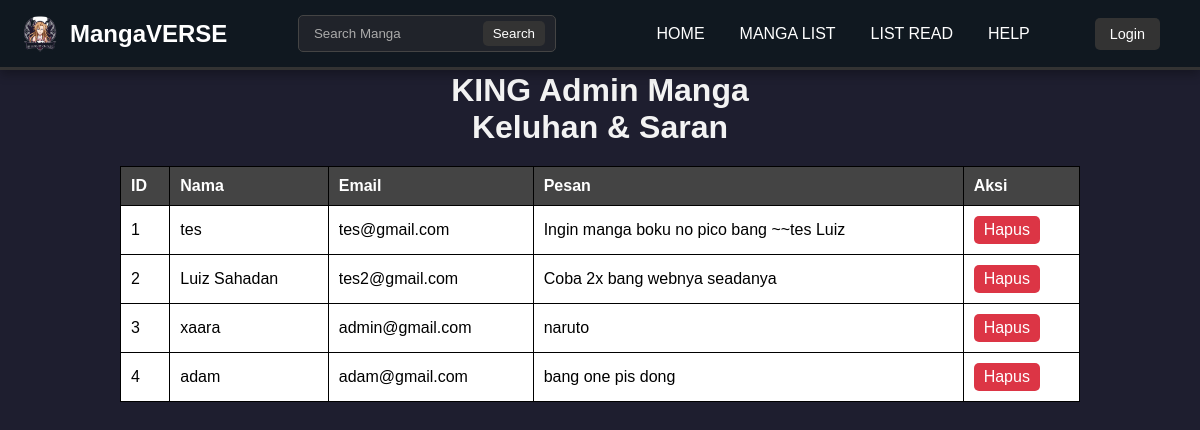
The app's page /admin/viewhelp.php with its own data.
### tables this page shows
CREATE TABLE `feedback` (
  `id` int(11) NOT NULL,
  `name` varchar(255) NOT NULL,
  `email` varchar(255) NOT NULL,
  `message` text NOT NULL,
  `created_at` timestamp NOT NULL DEFAULT current_timestamp()
);

### admin/viewhelp.php (the view, shortened to what this page needs)
<?php
include '../koneksi/config.php';
$sql = "SELECT * FROM feedback ORDER BY id ASC";
$result = $conn->query($sql);
?>
<!DOCTYPE html>
<html lang="id">
<head>
</head>
<header>
        <div class="logo">
            <img src="../images/logo.png" alt="Logo">
            <h1>MangaVERSE</h1>
        </div>
        <div class="search-bar">
            <input type="text" placeholder="Search Manga">
            <button>Search</button>
        </div>
        <nav>
        <nav>
                <a href="index.php">HOME</a>
                <a href="viewmanga.php">MANGA LIST</a>
                <a href="viewread.php">LIST READ</a>
                <a href="viewhelp.php">HELP</a>
        </nav>
        <div class="auth-buttons">
            <a href="./login.php">Login</a>
        </div>
    </header>
    <br>
    <br>
    <br>
    <br>
<body>
<div style="text-align: center;">
        <h1>KING Admin Manga</h1>
        <h1>Keluhan & Saran</h1>
    </div>
    <table>
        <tr>
            <th>ID</th>
            <th>Nama</th>
            <th>Email</th>
            <th>Pesan</th>
            <th>Aksi</th>
        </tr>
        <?php while ($row = $result->fetch_assoc()) { ?>
        <tr>
            <td><?php echo $row['id']; ?></td>
            <td><?php echo $row['name']; ?></td>
            <td><?php echo $row['email']; ?></td>
            <td><?php echo $row['message']; ?></td>
            <td>
                <a href="viewhelp.php?delete=<?php echo $row['id']; ?>" onclick="return confirm('Yakin ingin menghapus saran ini?');" class="delete-btn">Hapus</a>
            </td>
        </tr>
        <?php } ?>
    </table>
</body>
</html>

### admin/viewhelp.php (style rules this page uses)
* { margin: 0; padding: 0; box-sizing: border-box; }
body { font-family: 'Arial', sans-serif; background-color: #1e1e2f; color: #f3f3f3; display: flex; flex-direction: column; align-items: center; }
header { position: fixed; top: 0; left: 0; width: 100%; background-color: #101820; padding: 0; display: flex; justify-content: space-between; align-items: center; box-shadow: 0 4px 10px rgba(0, 0, 0, 0.3); border-bottom: 3px solid #333333; z-index: 1000; height: 70px; }
.logo { display: flex; align-items: center; gap: 10px; padding: 10px 20px; }
.logo img { height: 40px; width: 40px; border-radius: 50%; }
.logo h1 { font-size: 1.5rem; color: #ffffff; }
.search-bar { display: flex; align-items: center; background-color: #20232a; border: 1px solid #444; border-radius: 5px; padding: 5px 10px; flex: 0.7; }
.search-bar input { background: none; border: none; outline: none; color: #ffffff; padding: 5px; width: 100%; }
.search-bar input::placeholder { color: #aaaaaa; }
.search-bar button { background-color: #333333; border: none; border-radius: 5px; color: #ffffff; padding: 5px 10px; cursor: pointer; transition: background-color 0.3s; }
nav { display: flex; align-items: center; gap: 15px; padding: 10px 20px; }
nav a { color: #ffffff; text-decoration: none; font-size: 1rem; transition: color 0.3s; }
.auth-buttons { display: flex; gap: 10px; padding: 10px 20px; }
.auth-buttons a { background-color: #333333; color: #ffffff; text-decoration: none; padding: 8px 15px; border-radius: 5px; font-size: 0.9rem; transition: background-color 0.3s; }
table { width: 80%; margin: 20px auto; border-collapse: collapse; background: white; color: black; }
table, th, td { border: 1px solid black; padding: 10px; text-align: left; }
th { background-color: #444; color: white; }
a { text-decoration: none; color: white; padding: 5px 10px; border-radius: 5px; }
.delete-btn { background-color: #dc3545; padding: 5px 10px; display: inline-block; }

### records on screen
feedback: id "1", name "tes", email "tes@gmail.com", message "Ingin manga boku no pico bang ~~tes Luiz"
feedback: id "2", name "Luiz Sahadan", email "tes2@gmail.com", message "Coba 2x bang webnya seadanya"
feedback: id "3", name "xaara", email "admin@gmail.com", message "naruto"
feedback: id "4", name "adam", email "adam@gmail.com", message "bang one pis dong"
